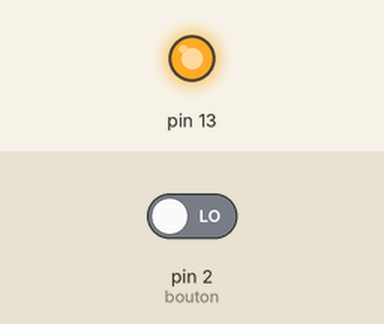
Simulated run of this sketch. Board: Arduino Uno, built with avr-gcc and run on an emulated ATmega328P. Parts: output pins drawn as LEDs (lit = HIGH). Inputs (shaded band) come from the test bench; at power-on: pin 2 (bouton) LOW.

Above: at 1.2 s.
1.3 s: pin 2 (bouton) driven HIGH
At 1.9 s:
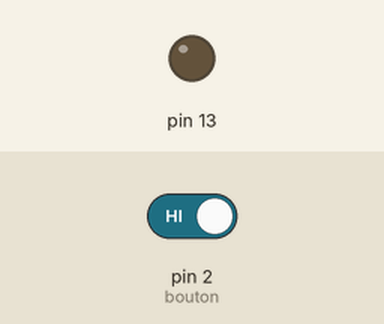
2.8 s: pin 2 (bouton) driven LOW
At 4.2 s:
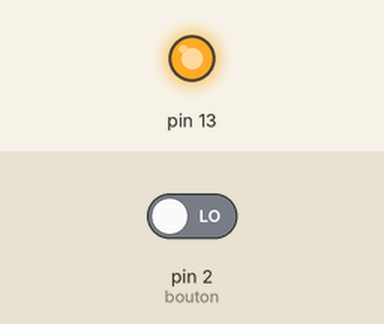
Timing chart, 0 to 5.8 s (numbered marks = the images above; inputs shaded):
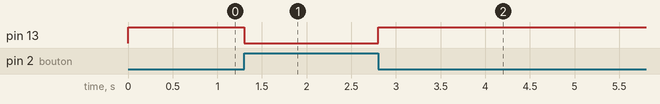

The sketch:

boutonled.ino
```cpp
const int bouton=2;
int etat;
void setup(){
  pinMode(bouton,INPUT);
  pinMode(13,OUTPUT);
  etat=HIGH;
}

void loop()
{
  etat=digitalRead(bouton);
if(etat==HIGH)
  actionRelache();
  else
  actionAppui();

}
void actionAppui(){
digitalWrite(13,HIGH);
}
void actionRelache(){
  digitalWrite(13,LOW);
}
```

Measured:
- after the input at 1.3 s, pin 13: HIGH → LOW at once
- after the input at 2.8 s, pin 13: LOW → HIGH at once
